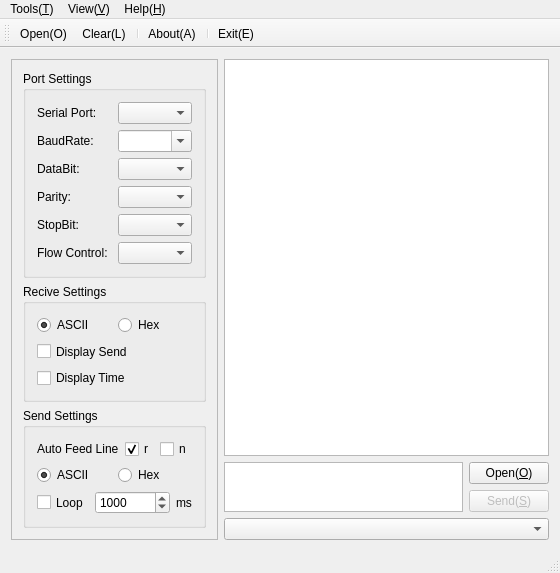
<?xml version="1.0" encoding="UTF-8"?>
<ui version="4.0">
 <class>CMainWindow</class>
 <widget class="QMainWindow" name="CMainWindow">
  <property name="geometry">
   <rect>
    <x>0</x>
    <y>0</y>
    <width>560</width>
    <height>573</height>
   </rect>
  </property>
  <property name="sizePolicy">
   <sizepolicy hsizetype="Preferred" vsizetype="Preferred">
    <horstretch>0</horstretch>
    <verstretch>0</verstretch>
   </sizepolicy>
  </property>
  <property name="windowTitle">
   <string>Serial Port Assistant</string>
  </property>
  <property name="windowIcon">
   <iconset>
    <normaloff>:/image/AppIcon</normaloff>:/image/AppIcon</iconset>
  </property>
  <widget class="QWidget" name="centralWidget">
   <layout class="QGridLayout" name="gridLayout_5">
    <item row="0" column="0">
     <widget class="QFrame" name="frmLeftBar">
      <property name="frameShape">
       <enum>QFrame::StyledPanel</enum>
      </property>
      <property name="frameShadow">
       <enum>QFrame::Raised</enum>
      </property>
      <layout class="QGridLayout" name="gridLayout_4">
       <item row="0" column="0">
        <widget class="QGroupBox" name="groupBox">
         <property name="sizePolicy">
          <sizepolicy hsizetype="Preferred" vsizetype="Preferred">
           <horstretch>0</horstretch>
           <verstretch>0</verstretch>
          </sizepolicy>
         </property>
         <property name="title">
          <string>Port Settings</string>
         </property>
         <layout class="QGridLayout" name="gridLayout">
          <item row="0" column="0">
           <layout class="QHBoxLayout" name="horizontalLayout">
            <item>
             <widget class="QLabel" name="label">
              <property name="text">
               <string>Serial Port:</string>
              </property>
             </widget>
            </item>
            <item>
             <widget class="QComboBox" name="cmbPort">
              <property name="sizePolicy">
               <sizepolicy hsizetype="Preferred" vsizetype="Preferred">
                <horstretch>0</horstretch>
                <verstretch>0</verstretch>
               </sizepolicy>
              </property>
             </widget>
            </item>
           </layout>
          </item>
          <item row="1" column="0">
           <layout class="QHBoxLayout" name="horizontalLayout_2">
            <item>
             <widget class="QLabel" name="label_2">
              <property name="text">
               <string>BaudRate:</string>
              </property>
             </widget>
            </item>
            <item>
             <widget class="QComboBox" name="cmbBoudRate">
              <property name="sizePolicy">
               <sizepolicy hsizetype="Preferred" vsizetype="Preferred">
                <horstretch>0</horstretch>
                <verstretch>0</verstretch>
               </sizepolicy>
              </property>
              <property name="editable">
               <bool>true</bool>
              </property>
             </widget>
            </item>
           </layout>
          </item>
          <item row="2" column="0">
           <layout class="QHBoxLayout" name="horizontalLayout_3">
            <item>
             <widget class="QLabel" name="label_3">
              <property name="text">
               <string>DataBit:</string>
              </property>
             </widget>
            </item>
            <item>
             <widget class="QComboBox" name="cmbDataBit">
              <property name="sizePolicy">
               <sizepolicy hsizetype="Preferred" vsizetype="Preferred">
                <horstretch>0</horstretch>
                <verstretch>0</verstretch>
               </sizepolicy>
              </property>
             </widget>
            </item>
           </layout>
          </item>
          <item row="3" column="0">
           <layout class="QHBoxLayout" name="horizontalLayout_4">
            <item>
             <widget class="QLabel" name="label_4">
              <property name="text">
               <string>Parity:</string>
              </property>
             </widget>
            </item>
            <item>
             <widget class="QComboBox" name="cmbParity">
              <property name="sizePolicy">
               <sizepolicy hsizetype="Preferred" vsizetype="Preferred">
                <horstretch>0</horstretch>
                <verstretch>0</verstretch>
               </sizepolicy>
              </property>
             </widget>
            </item>
           </layout>
          </item>
          <item row="4" column="0">
           <layout class="QHBoxLayout" name="horizontalLayout_5">
            <item>
             <widget class="QLabel" name="label_5">
              <property name="text">
               <string>StopBit:</string>
              </property>
             </widget>
            </item>
            <item>
             <widget class="QComboBox" name="cmbStopBit">
              <property name="sizePolicy">
               <sizepolicy hsizetype="Preferred" vsizetype="Preferred">
                <horstretch>0</horstretch>
                <verstretch>0</verstretch>
               </sizepolicy>
              </property>
             </widget>
            </item>
           </layout>
          </item>
          <item row="5" column="0">
           <layout class="QHBoxLayout" name="horizontalLayout_6">
            <item>
             <widget class="QLabel" name="label_6">
              <property name="text">
               <string>Flow Control:</string>
              </property>
             </widget>
            </item>
            <item>
             <widget class="QComboBox" name="cmbFlowControl">
              <property name="sizePolicy">
               <sizepolicy hsizetype="Preferred" vsizetype="Preferred">
                <horstretch>0</horstretch>
                <verstretch>0</verstretch>
               </sizepolicy>
              </property>
             </widget>
            </item>
           </layout>
          </item>
         </layout>
        </widget>
       </item>
       <item row="1" column="0">
        <widget class="QGroupBox" name="groupBox_2">
         <property name="sizePolicy">
          <sizepolicy hsizetype="Preferred" vsizetype="Preferred">
           <horstretch>0</horstretch>
           <verstretch>0</verstretch>
          </sizepolicy>
         </property>
         <property name="title">
          <string>Recive Settings</string>
         </property>
         <layout class="QGridLayout" name="gridLayout_2">
          <item row="0" column="0">
           <layout class="QHBoxLayout" name="horizontalLayout_7">
            <item>
             <widget class="QRadioButton" name="rbReciveASCII">
              <property name="sizePolicy">
               <sizepolicy hsizetype="Minimum" vsizetype="Preferred">
                <horstretch>0</horstretch>
                <verstretch>0</verstretch>
               </sizepolicy>
              </property>
              <property name="text">
               <string>ASCII</string>
              </property>
              <property name="checked">
               <bool>true</bool>
              </property>
             </widget>
            </item>
            <item>
             <widget class="QRadioButton" name="rbReciveHex">
              <property name="sizePolicy">
               <sizepolicy hsizetype="Minimum" vsizetype="Preferred">
                <horstretch>0</horstretch>
                <verstretch>0</verstretch>
               </sizepolicy>
              </property>
              <property name="text">
               <string>Hex</string>
              </property>
             </widget>
            </item>
           </layout>
          </item>
          <item row="1" column="0">
           <widget class="QCheckBox" name="cbDisplaySend">
            <property name="sizePolicy">
             <sizepolicy hsizetype="Minimum" vsizetype="Preferred">
              <horstretch>0</horstretch>
              <verstretch>0</verstretch>
             </sizepolicy>
            </property>
            <property name="text">
             <string>Display Send</string>
            </property>
           </widget>
          </item>
          <item row="2" column="0">
           <widget class="QCheckBox" name="cbDisplayTime">
            <property name="sizePolicy">
             <sizepolicy hsizetype="Minimum" vsizetype="Preferred">
              <horstretch>0</horstretch>
              <verstretch>0</verstretch>
             </sizepolicy>
            </property>
            <property name="text">
             <string>Display Time</string>
            </property>
           </widget>
          </item>
         </layout>
        </widget>
       </item>
       <item row="2" column="0">
        <widget class="QGroupBox" name="groupBox_3">
         <property name="title">
          <string>Send Settings</string>
         </property>
         <layout class="QGridLayout" name="gridLayout_3">
          <item row="0" column="0">
           <layout class="QHBoxLayout" name="horizontalLayout_11">
            <item>
             <widget class="QLabel" name="label_8">
              <property name="sizePolicy">
               <sizepolicy hsizetype="Preferred" vsizetype="Preferred">
                <horstretch>0</horstretch>
                <verstretch>0</verstretch>
               </sizepolicy>
              </property>
              <property name="text">
               <string>Auto Feed Line</string>
              </property>
             </widget>
            </item>
            <item>
             <widget class="QCheckBox" name="cbr">
              <property name="sizePolicy">
               <sizepolicy hsizetype="Preferred" vsizetype="Preferred">
                <horstretch>0</horstretch>
                <verstretch>0</verstretch>
               </sizepolicy>
              </property>
              <property name="text">
               <string>r</string>
              </property>
              <property name="checked">
               <bool>true</bool>
              </property>
             </widget>
            </item>
            <item>
             <widget class="QCheckBox" name="cbn">
              <property name="sizePolicy">
               <sizepolicy hsizetype="Preferred" vsizetype="Preferred">
                <horstretch>0</horstretch>
                <verstretch>0</verstretch>
               </sizepolicy>
              </property>
              <property name="text">
               <string>n</string>
              </property>
              <property name="checked">
               <bool>false</bool>
              </property>
             </widget>
            </item>
           </layout>
          </item>
          <item row="1" column="0">
           <layout class="QHBoxLayout" name="horizontalLayout_8">
            <item>
             <widget class="QRadioButton" name="rbSendASCII">
              <property name="sizePolicy">
               <sizepolicy hsizetype="Preferred" vsizetype="Preferred">
                <horstretch>0</horstretch>
                <verstretch>0</verstretch>
               </sizepolicy>
              </property>
              <property name="text">
               <string>ASCII</string>
              </property>
              <property name="checked">
               <bool>true</bool>
              </property>
             </widget>
            </item>
            <item>
             <widget class="QRadioButton" name="rbSendHex">
              <property name="sizePolicy">
               <sizepolicy hsizetype="Preferred" vsizetype="Preferred">
                <horstretch>0</horstretch>
                <verstretch>0</verstretch>
               </sizepolicy>
              </property>
              <property name="text">
               <string>Hex</string>
              </property>
             </widget>
            </item>
           </layout>
          </item>
          <item row="2" column="0">
           <layout class="QHBoxLayout" name="horizontalLayout_9">
            <item>
             <widget class="QCheckBox" name="cbSendLoop">
              <property name="sizePolicy">
               <sizepolicy hsizetype="Preferred" vsizetype="Preferred">
                <horstretch>0</horstretch>
                <verstretch>0</verstretch>
               </sizepolicy>
              </property>
              <property name="text">
               <string>Loop</string>
              </property>
             </widget>
            </item>
            <item>
             <widget class="QSpinBox" name="sbLoopTime">
              <property name="sizePolicy">
               <sizepolicy hsizetype="Expanding" vsizetype="Preferred">
                <horstretch>0</horstretch>
                <verstretch>0</verstretch>
               </sizepolicy>
              </property>
              <property name="maximum">
               <number>1000000000</number>
              </property>
              <property name="value">
               <number>1000</number>
              </property>
             </widget>
            </item>
            <item>
             <widget class="QLabel" name="label_7">
              <property name="text">
               <string>ms</string>
              </property>
             </widget>
            </item>
           </layout>
          </item>
         </layout>
        </widget>
       </item>
      </layout>
     </widget>
    </item>
    <item row="0" column="1">
     <layout class="QVBoxLayout" name="verticalLayout_3">
      <item>
       <widget class="QTextEdit" name="teRecive">
        <property name="sizePolicy">
         <sizepolicy hsizetype="Expanding" vsizetype="Expanding">
          <horstretch>0</horstretch>
          <verstretch>0</verstretch>
         </sizepolicy>
        </property>
       </widget>
      </item>
      <item>
       <layout class="QHBoxLayout" name="horizontalLayout_10">
        <item>
         <widget class="QTextEdit" name="teSend">
          <property name="sizePolicy">
           <sizepolicy hsizetype="Expanding" vsizetype="Ignored">
            <horstretch>0</horstretch>
            <verstretch>2</verstretch>
           </sizepolicy>
          </property>
         </widget>
        </item>
        <item>
         <layout class="QVBoxLayout" name="verticalLayout_2">
          <item>
           <widget class="QPushButton" name="pbOpen">
            <property name="sizePolicy">
             <sizepolicy hsizetype="Minimum" vsizetype="Fixed">
              <horstretch>0</horstretch>
              <verstretch>0</verstretch>
             </sizepolicy>
            </property>
            <property name="text">
             <string>Open(&amp;O)</string>
            </property>
            <property name="icon">
             <iconset resource="Resource/Resource.qrc">
              <normaloff>:/icon/Start</normaloff>:/icon/Start</iconset>
            </property>
           </widget>
          </item>
          <item>
           <widget class="QPushButton" name="pbSend">
            <property name="enabled">
             <bool>false</bool>
            </property>
            <property name="sizePolicy">
             <sizepolicy hsizetype="Minimum" vsizetype="Fixed">
              <horstretch>0</horstretch>
              <verstretch>0</verstretch>
             </sizepolicy>
            </property>
            <property name="text">
             <string>Send(&amp;S)</string>
            </property>
            <property name="icon">
             <iconset resource="Resource/Resource.qrc">
              <normaloff>:/icon/Send</normaloff>:/icon/Send</iconset>
            </property>
           </widget>
          </item>
         </layout>
        </item>
       </layout>
      </item>
      <item>
       <widget class="QComboBox" name="cmbRecent">
        <property name="sizePolicy">
         <sizepolicy hsizetype="Preferred" vsizetype="Preferred">
          <horstretch>0</horstretch>
          <verstretch>0</verstretch>
         </sizepolicy>
        </property>
       </widget>
      </item>
     </layout>
    </item>
   </layout>
  </widget>
  <widget class="QMenuBar" name="menuBar">
   <property name="geometry">
    <rect>
     <x>0</x>
     <y>0</y>
     <width>560</width>
     <height>22</height>
    </rect>
   </property>
   <widget class="QMenu" name="menuTools_T">
    <property name="title">
     <string>Tools(&amp;T)</string>
    </property>
    <widget class="QMenu" name="menuLanguage_A">
     <property name="title">
      <string>Language(&amp;A)</string>
     </property>
     <property name="icon">
      <iconset resource="Resource/Resource.qrc">
       <normaloff>:/icon/Language</normaloff>:/icon/Language</iconset>
     </property>
    </widget>
    <widget class="QMenu" name="menuStype_S">
     <property name="title">
      <string>Stype(&amp;S)</string>
     </property>
     <property name="icon">
      <iconset resource="Resource/Resource.qrc">
       <normaloff>:/icon/Stype</normaloff>:/icon/Stype</iconset>
     </property>
    </widget>
    <addaction name="actionOpen"/>
    <addaction name="separator"/>
    <addaction name="actionClear"/>
    <addaction name="actionClear_Send_History"/>
    <addaction name="separator"/>
    <addaction name="separator"/>
    <addaction name="menuLanguage_A"/>
    <addaction name="menuStype_S"/>
    <addaction name="separator"/>
    <addaction name="actionExit"/>
   </widget>
   <widget class="QMenu" name="menuHelp_H">
    <property name="title">
     <string>Help(&amp;H)</string>
    </property>
    <addaction name="actionAbout_A"/>
   </widget>
   <widget class="QMenu" name="menuView_V">
    <property name="title">
     <string>View(&amp;V)</string>
    </property>
    <addaction name="actionToolBar_T"/>
    <addaction name="actionStatusBar_S"/>
    <addaction name="actionLeftBar_L"/>
   </widget>
   <addaction name="menuTools_T"/>
   <addaction name="menuView_V"/>
   <addaction name="menuHelp_H"/>
  </widget>
  <widget class="QStatusBar" name="statusBar"/>
  <widget class="QToolBar" name="mainToolBar">
   <attribute name="toolBarArea">
    <enum>TopToolBarArea</enum>
   </attribute>
   <attribute name="toolBarBreak">
    <bool>false</bool>
   </attribute>
   <addaction name="actionOpen"/>
   <addaction name="actionClear"/>
   <addaction name="separator"/>
   <addaction name="actionAbout_A"/>
   <addaction name="separator"/>
   <addaction name="actionExit"/>
  </widget>
  <action name="actionOpen">
   <property name="icon">
    <iconset resource="Resource/Resource.qrc">
     <normaloff>:/icon/Start</normaloff>:/icon/Start</iconset>
   </property>
   <property name="text">
    <string>Open(&amp;O)</string>
   </property>
  </action>
  <action name="actionClear">
   <property name="icon">
    <iconset resource="Resource/Resource.qrc">
     <normaloff>:/icon/Clear</normaloff>:/icon/Clear</iconset>
   </property>
   <property name="text">
    <string>Clear(&amp;L)</string>
   </property>
  </action>
  <action name="actionClear_Send_History">
   <property name="text">
    <string>Clear Send History</string>
   </property>
  </action>
  <action name="actionExit">
   <property name="icon">
    <iconset resource="Resource/Resource.qrc">
     <normaloff>:/icon/Close</normaloff>:/icon/Close</iconset>
   </property>
   <property name="text">
    <string>Exit(&amp;E)</string>
   </property>
  </action>
  <action name="actionAbout_A">
   <property name="icon">
    <iconset resource="Resource/Resource.qrc">
     <normaloff>:/icon/AppIcon</normaloff>:/icon/AppIcon</iconset>
   </property>
   <property name="text">
    <string>About(&amp;A)</string>
   </property>
  </action>
  <action name="actionStatusBar_S">
   <property name="checkable">
    <bool>true</bool>
   </property>
   <property name="checked">
    <bool>true</bool>
   </property>
   <property name="text">
    <string>StatusBar(&amp;S)</string>
   </property>
  </action>
  <action name="actionToolBar_T">
   <property name="checkable">
    <bool>true</bool>
   </property>
   <property name="checked">
    <bool>true</bool>
   </property>
   <property name="text">
    <string>ToolBar(&amp;T)</string>
   </property>
  </action>
  <action name="actionLeftBar_L">
   <property name="checkable">
    <bool>true</bool>
   </property>
   <property name="checked">
    <bool>true</bool>
   </property>
   <property name="text">
    <string>LeftBar(&amp;L)</string>
   </property>
  </action>
 </widget>
 <layoutdefault spacing="6" margin="11"/>
 <resources>
  <include location="Resource/Resource.qrc"/>
 </resources>
 <connections/>
</ui>
